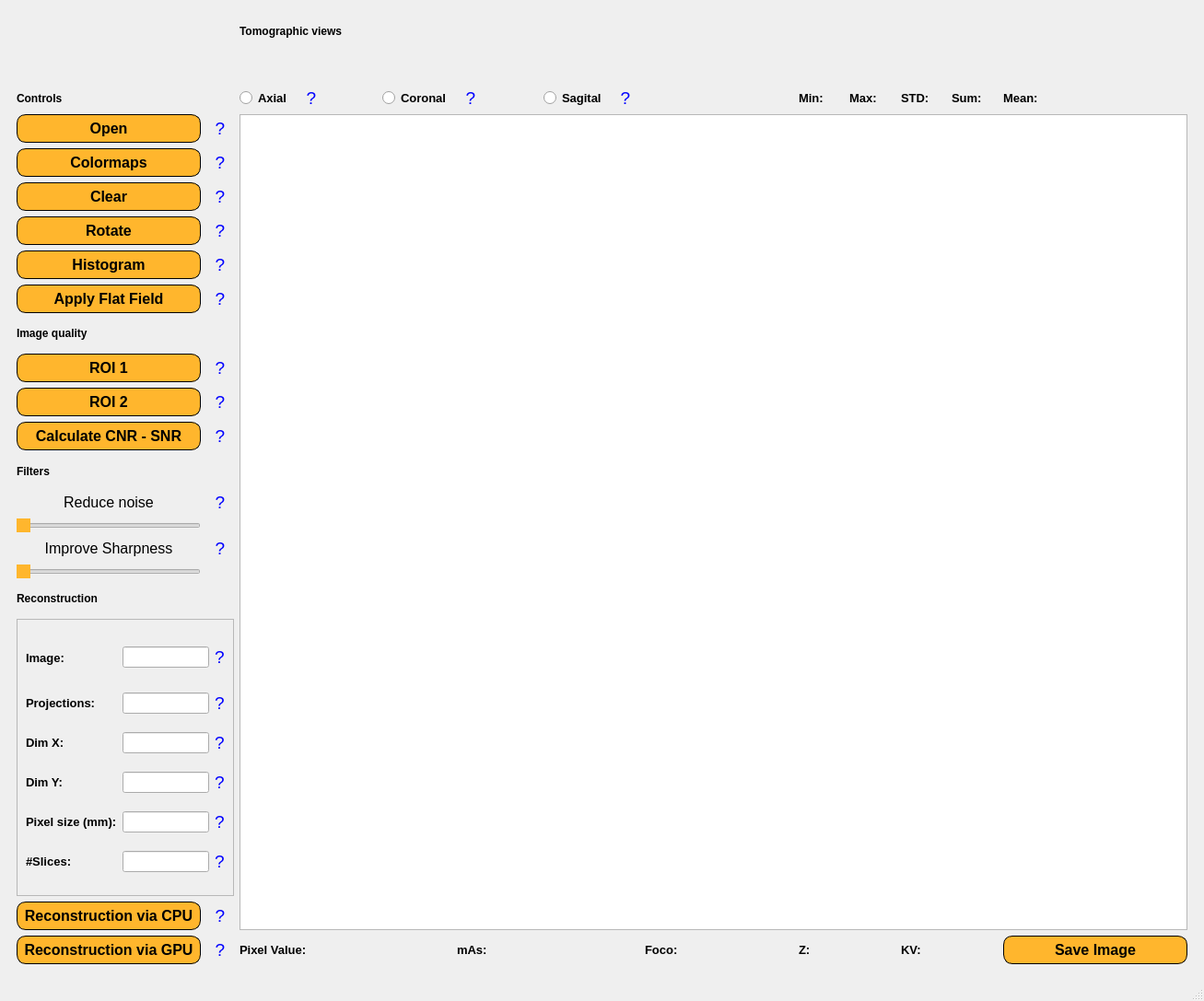
<?xml version="1.0" encoding="UTF-8"?>
<ui version="4.0">
 <class>MainWindow</class>
 <widget class="QMainWindow" name="MainWindow">
  <property name="geometry">
   <rect>
    <x>0</x>
    <y>0</y>
    <width>1307</width>
    <height>1087</height>
   </rect>
  </property>
  <property name="windowTitle">
   <string>CT Industrial Visualizer</string>
  </property>
  <widget class="QWidget" name="centralwidget">
   <layout class="QGridLayout" name="gridLayout">
    <item row="0" column="1">
     <widget class="QScrollArea" name="scrollArea">
      <property name="minimumSize">
       <size>
        <width>0</width>
        <height>31</height>
       </size>
      </property>
      <property name="styleSheet">
       <string notr="true">QScrollArea {
    border: none;
}
</string>
      </property>
      <property name="widgetResizable">
       <bool>true</bool>
      </property>
      <widget class="QWidget" name="scrollAreaWidgetContents">
       <property name="geometry">
        <rect>
         <x>0</x>
         <y>0</y>
         <width>1289</width>
         <height>1028</height>
        </rect>
       </property>
       <property name="styleSheet">
        <string notr="true"/>
       </property>
       <layout class="QGridLayout" name="gridLayout_2">
        <item row="28" column="18" colspan="2">
         <widget class="QPushButton" name="btn_save_image">
          <property name="minimumSize">
           <size>
            <width>200</width>
            <height>31</height>
           </size>
          </property>
          <property name="font">
           <font>
            <family>Segoe UI</family>
            <pointsize>12</pointsize>
            <weight>75</weight>
            <bold>true</bold>
           </font>
          </property>
          <property name="styleSheet">
           <string notr="true">QPushButton {
    background-color: #FFB62D;
    border-radius: 10px;
    border: 1px solid black;
}
 
QPushButton:hover {
    background-color: #FFA500;
}
 
QPushButton:pressed {
    background-color: #FFB62D;
    padding-left: 1px;
    padding-top: 1px;
}</string>
          </property>
          <property name="text">
           <string>Save Image</string>
          </property>
         </widget>
        </item>
        <item row="6" column="0">
         <widget class="QPushButton" name="btn_rot">
          <property name="minimumSize">
           <size>
            <width>0</width>
            <height>31</height>
           </size>
          </property>
          <property name="font">
           <font>
            <family>Segoe UI</family>
            <pointsize>12</pointsize>
            <weight>75</weight>
            <bold>true</bold>
           </font>
          </property>
          <property name="styleSheet">
           <string notr="true">QPushButton {
    background-color: #FFB62D;
    border-radius: 10px;
    border: 1px solid black;
}
 
QPushButton:hover {
    background-color: #FFA500;
}
 
QPushButton:pressed {
    background-color: #FFB62D;
    padding-left: 1px;
    padding-top: 1px;
}</string>
          </property>
          <property name="text">
           <string>Rotate</string>
          </property>
         </widget>
        </item>
        <item row="0" column="3" colspan="8">
         <widget class="QLabel" name="label_6">
          <property name="styleSheet">
           <string notr="true">font: 87 16pt &quot;Segoe UI&quot;;
font-weight: Bold</string>
          </property>
          <property name="text">
           <string>Tomographic views</string>
          </property>
         </widget>
        </item>
        <item row="3" column="3" rowspan="25" colspan="17">
         <widget class="QGraphicsView" name="exp">
          <property name="minimumSize">
           <size>
            <width>0</width>
            <height>23</height>
           </size>
          </property>
         </widget>
        </item>
        <item row="4" column="0">
         <widget class="QPushButton" name="btn_colormap">
          <property name="minimumSize">
           <size>
            <width>0</width>
            <height>31</height>
           </size>
          </property>
          <property name="font">
           <font>
            <family>Segoe UI</family>
            <pointsize>12</pointsize>
            <weight>75</weight>
            <bold>true</bold>
           </font>
          </property>
          <property name="styleSheet">
           <string notr="true">QPushButton {
    background-color: #FFB62D;
    border-radius: 10px;
    border: 1px solid black;
}
 
QPushButton:hover {
    background-color: #FFA500;
}
 
QPushButton:pressed {
    background-color: #FFB62D;
    padding-left: 1px;
    padding-top: 1px;
}</string>
          </property>
          <property name="text">
           <string>Colormaps</string>
          </property>
         </widget>
        </item>
        <item row="5" column="0">
         <widget class="QPushButton" name="btn_clear">
          <property name="minimumSize">
           <size>
            <width>0</width>
            <height>31</height>
           </size>
          </property>
          <property name="font">
           <font>
            <family>Segoe UI</family>
            <pointsize>12</pointsize>
            <weight>75</weight>
            <bold>true</bold>
           </font>
          </property>
          <property name="styleSheet">
           <string notr="true">QPushButton {
    background-color: #FFB62D;
    border-radius: 10px;
    border: 1px solid black;
}
 
QPushButton:hover {
    background-color: #FFA500;
}
 
QPushButton:pressed {
    background-color: #FFB62D;
    padding-left: 1px;
    padding-top: 1px;
}</string>
          </property>
          <property name="text">
           <string>Clear</string>
          </property>
         </widget>
        </item>
        <item row="11" column="0">
         <widget class="QPushButton" name="btn_roi2">
          <property name="minimumSize">
           <size>
            <width>0</width>
            <height>31</height>
           </size>
          </property>
          <property name="font">
           <font>
            <family>Segoe UI</family>
            <pointsize>12</pointsize>
            <weight>75</weight>
            <bold>true</bold>
           </font>
          </property>
          <property name="styleSheet">
           <string notr="true">QPushButton {
    background-color: #FFB62D;
    border-radius: 10px;
    border: 1px solid black;
}
 
QPushButton:hover {
    background-color: #FFA500;
}
 
QPushButton:pressed {
    background-color: #FFB62D;
    padding-left: 1px;
    padding-top: 1px;
}</string>
          </property>
          <property name="text">
           <string>ROI 2</string>
          </property>
         </widget>
        </item>
        <item row="7" column="0">
         <widget class="QPushButton" name="btn_hist">
          <property name="minimumSize">
           <size>
            <width>0</width>
            <height>31</height>
           </size>
          </property>
          <property name="font">
           <font>
            <family>Segoe UI</family>
            <pointsize>12</pointsize>
            <weight>75</weight>
            <bold>true</bold>
           </font>
          </property>
          <property name="styleSheet">
           <string notr="true">QPushButton {
    background-color: #FFB62D;
    border-radius: 10px;
    border: 1px solid black;
}
 
QPushButton:hover {
    background-color: #FFA500;
}
 
QPushButton:pressed {
    background-color: #FFB62D;
    padding-left: 1px;
    padding-top: 1px;
}</string>
          </property>
          <property name="text">
           <string>Histogram</string>
          </property>
         </widget>
        </item>
        <item row="10" column="0">
         <widget class="QPushButton" name="btn_roi1">
          <property name="minimumSize">
           <size>
            <width>0</width>
            <height>31</height>
           </size>
          </property>
          <property name="font">
           <font>
            <family>Segoe UI</family>
            <pointsize>12</pointsize>
            <weight>75</weight>
            <bold>true</bold>
           </font>
          </property>
          <property name="styleSheet">
           <string notr="true">QPushButton {
    background-color: #FFB62D;
    border-radius: 10px;
    border: 1px solid black;
}
 
QPushButton:hover {
    background-color: #FFA500;
}
 
QPushButton:pressed {
    background-color: #FFB62D;
    padding-left: 1px;
    padding-top: 1px;
}</string>
          </property>
          <property name="text">
           <string>ROI 1</string>
          </property>
         </widget>
        </item>
        <item row="15" column="0">
         <widget class="QSlider" name="slider_kernel_gaussian">
          <property name="maximumSize">
           <size>
            <width>200</width>
            <height>16777215</height>
           </size>
          </property>
          <property name="styleSheet">
           <string notr="true">QSlider::handle:horizontal {
    background-color: #FFB62D;

}</string>
          </property>
          <property name="orientation">
           <enum>Qt::Horizontal</enum>
          </property>
          <property name="invertedAppearance">
           <bool>false</bool>
          </property>
         </widget>
        </item>
        <item row="16" column="0">
         <widget class="QLabel" name="slider_sharp_name">
          <property name="minimumSize">
           <size>
            <width>0</width>
            <height>0</height>
           </size>
          </property>
          <property name="font">
           <font>
            <family>Segoe UI</family>
            <pointsize>12</pointsize>
            <weight>9</weight>
            <italic>false</italic>
            <bold>false</bold>
           </font>
          </property>
          <property name="layoutDirection">
           <enum>Qt::LeftToRight</enum>
          </property>
          <property name="styleSheet">
           <string notr="true">font: 75 12pt &quot;Segoe UI&quot;;
</string>
          </property>
          <property name="text">
           <string>Improve Sharpness</string>
          </property>
          <property name="alignment">
           <set>Qt::AlignCenter</set>
          </property>
          <property name="wordWrap">
           <bool>false</bool>
          </property>
         </widget>
        </item>
        <item row="17" column="0" colspan="2">
         <widget class="QSlider" name="slider_kernel_sharp">
          <property name="maximumSize">
           <size>
            <width>200</width>
            <height>16777215</height>
           </size>
          </property>
          <property name="styleSheet">
           <string notr="true">QSlider::handle:horizontal {
    background-color: #FFB62D;

}</string>
          </property>
          <property name="orientation">
           <enum>Qt::Horizontal</enum>
          </property>
          <property name="invertedAppearance">
           <bool>false</bool>
          </property>
         </widget>
        </item>
        <item row="18" column="0">
         <widget class="QLabel" name="label_2">
          <property name="styleSheet">
           <string notr="true">font: 87 16pt &quot;Segoe UI&quot;;
font-weight: Bold</string>
          </property>
          <property name="text">
           <string>Reconstruction</string>
          </property>
         </widget>
        </item>
        <item row="12" column="0">
         <widget class="QPushButton" name="btn_iq">
          <property name="minimumSize">
           <size>
            <width>0</width>
            <height>31</height>
           </size>
          </property>
          <property name="font">
           <font>
            <family>Segoe UI</family>
            <pointsize>12</pointsize>
            <weight>75</weight>
            <bold>true</bold>
           </font>
          </property>
          <property name="styleSheet">
           <string notr="true">QPushButton {
    background-color: #FFB62D;
    border-radius: 10px;
    border: 1px solid black;
}
 
QPushButton:hover {
    background-color: #FFA500;
}
 
QPushButton:pressed {
    background-color: #FFB62D;
    padding-left: 1px;
    padding-top: 1px;
}</string>
          </property>
          <property name="text">
           <string>Calculate CNR - SNR</string>
          </property>
         </widget>
        </item>
        <item row="8" column="0">
         <widget class="QPushButton" name="btn_flat">
          <property name="minimumSize">
           <size>
            <width>0</width>
            <height>31</height>
           </size>
          </property>
          <property name="font">
           <font>
            <family>Segoe UI</family>
            <pointsize>12</pointsize>
            <weight>75</weight>
            <bold>true</bold>
           </font>
          </property>
          <property name="styleSheet">
           <string notr="true">QPushButton {
    background-color: #FFB62D;
    border-radius: 10px;
    border: 1px solid black;
}
 
QPushButton:hover {
    background-color: #FFA500;
}
 
QPushButton:pressed {
    background-color: #FFB62D;
    padding-left: 1px;
    padding-top: 1px;
}</string>
          </property>
          <property name="text">
           <string>Apply Flat Field</string>
          </property>
         </widget>
        </item>
        <item row="9" column="0" colspan="2">
         <widget class="QLabel" name="label_4">
          <property name="styleSheet">
           <string notr="true">font: 87 16pt &quot;Segoe UI&quot;;
font-weight: Bold</string>
          </property>
          <property name="text">
           <string>Image quality</string>
          </property>
         </widget>
        </item>
        <item row="13" column="0">
         <widget class="QLabel" name="label_3">
          <property name="styleSheet">
           <string notr="true">font: 87 16pt &quot;Segoe UI&quot;;
font-weight: Bold</string>
          </property>
          <property name="text">
           <string>Filters</string>
          </property>
         </widget>
        </item>
        <item row="14" column="0">
         <widget class="QLabel" name="slider_sharp_name_2">
          <property name="minimumSize">
           <size>
            <width>0</width>
            <height>0</height>
           </size>
          </property>
          <property name="font">
           <font>
            <family>Segoe UI</family>
            <pointsize>12</pointsize>
            <weight>9</weight>
            <italic>false</italic>
            <bold>false</bold>
           </font>
          </property>
          <property name="layoutDirection">
           <enum>Qt::LeftToRight</enum>
          </property>
          <property name="styleSheet">
           <string notr="true">font: 75 12pt &quot;Segoe UI&quot;;
</string>
          </property>
          <property name="text">
           <string>Reduce noise</string>
          </property>
          <property name="alignment">
           <set>Qt::AlignCenter</set>
          </property>
          <property name="wordWrap">
           <bool>false</bool>
          </property>
         </widget>
        </item>
        <item row="27" column="0">
         <widget class="QPushButton" name="btn_rec_cpu">
          <property name="minimumSize">
           <size>
            <width>0</width>
            <height>31</height>
           </size>
          </property>
          <property name="font">
           <font>
            <family>Segoe UI</family>
            <pointsize>12</pointsize>
            <weight>75</weight>
            <bold>true</bold>
           </font>
          </property>
          <property name="styleSheet">
           <string notr="true">QPushButton {
    background-color: #FFB62D;
    border-radius: 10px;
    border: 1px solid black;
}
 
QPushButton:hover {
    background-color: #FFA500;
}
 
QPushButton:pressed {
    background-color: #FFB62D;
    padding-left: 1px;
    padding-top: 1px;
}</string>
          </property>
          <property name="text">
           <string>Reconstruction via CPU</string>
          </property>
         </widget>
        </item>
        <item row="28" column="0">
         <widget class="QPushButton" name="btn_rec_gpu">
          <property name="minimumSize">
           <size>
            <width>0</width>
            <height>31</height>
           </size>
          </property>
          <property name="font">
           <font>
            <family>Segoe UI</family>
            <pointsize>12</pointsize>
            <weight>75</weight>
            <bold>true</bold>
           </font>
          </property>
          <property name="styleSheet">
           <string notr="true">QPushButton {
    background-color: #FFB62D;
    border-radius: 10px;
    border: 1px solid black;
}
 
QPushButton:hover {
    background-color: #FFA500;
}
 
QPushButton:pressed {
    background-color: #FFB62D;
    padding-left: 1px;
    padding-top: 1px;
}</string>
          </property>
          <property name="text">
           <string>Reconstruction via GPU</string>
          </property>
         </widget>
        </item>
        <item row="28" column="3" colspan="4">
         <widget class="QLabel" name="label_value">
          <property name="font">
           <font>
            <family>Segoe UI</family>
            <pointsize>10</pointsize>
            <weight>75</weight>
            <bold>true</bold>
           </font>
          </property>
          <property name="text">
           <string>Pixel Value:</string>
          </property>
         </widget>
        </item>
        <item row="28" column="11">
         <widget class="QLabel" name="label_foco">
          <property name="font">
           <font>
            <family>Segoe UI</family>
            <pointsize>10</pointsize>
            <weight>75</weight>
            <bold>true</bold>
           </font>
          </property>
          <property name="text">
           <string>Foco:</string>
          </property>
         </widget>
        </item>
        <item row="2" column="18">
         <widget class="QLabel" name="label_mean">
          <property name="font">
           <font>
            <family>Segoe UI</family>
            <pointsize>10</pointsize>
            <weight>75</weight>
            <bold>true</bold>
           </font>
          </property>
          <property name="text">
           <string>Mean:</string>
          </property>
         </widget>
        </item>
        <item row="28" column="7">
         <widget class="QLabel" name="label_mAs">
          <property name="font">
           <font>
            <family>Segoe UI</family>
            <pointsize>10</pointsize>
            <weight>75</weight>
            <bold>true</bold>
           </font>
          </property>
          <property name="text">
           <string>mAs:</string>
          </property>
         </widget>
        </item>
        <item row="2" column="16">
         <widget class="QLabel" name="label_std">
          <property name="font">
           <font>
            <family>Segoe UI</family>
            <pointsize>10</pointsize>
            <weight>75</weight>
            <bold>true</bold>
           </font>
          </property>
          <property name="text">
           <string>STD:</string>
          </property>
         </widget>
        </item>
        <item row="2" column="3">
         <widget class="QRadioButton" name="radio_axial">
          <property name="font">
           <font>
            <family>Segoe UI</family>
            <pointsize>10</pointsize>
            <weight>75</weight>
            <bold>true</bold>
           </font>
          </property>
          <property name="text">
           <string>Axial</string>
          </property>
         </widget>
        </item>
        <item row="2" column="17">
         <widget class="QLabel" name="label_sum">
          <property name="font">
           <font>
            <family>Segoe UI</family>
            <pointsize>10</pointsize>
            <weight>75</weight>
            <bold>true</bold>
           </font>
          </property>
          <property name="text">
           <string>Sum:</string>
          </property>
         </widget>
        </item>
        <item row="2" column="4">
         <widget class="QPushButton" name="discr_axial">
          <property name="maximumSize">
           <size>
            <width>30</width>
            <height>16777215</height>
           </size>
          </property>
          <property name="font">
           <font>
            <family>Segoe UI</family>
            <pointsize>14</pointsize>
            <weight>50</weight>
            <bold>false</bold>
           </font>
          </property>
          <property name="styleSheet">
           <string notr="true">QPushButton {
    border: none; /* Remove a borda */
    background-color: transparent; /* Fundo transparente */
    color: blue; /* Cor do texto em azul */
}
</string>
          </property>
          <property name="text">
           <string>?</string>
          </property>
         </widget>
        </item>
        <item row="2" column="6">
         <widget class="QRadioButton" name="radio_coronal">
          <property name="font">
           <font>
            <family>Segoe UI</family>
            <pointsize>10</pointsize>
            <weight>75</weight>
            <bold>true</bold>
           </font>
          </property>
          <property name="text">
           <string>Coronal</string>
          </property>
         </widget>
        </item>
        <item row="2" column="15">
         <widget class="QLabel" name="label_max">
          <property name="font">
           <font>
            <family>Segoe UI</family>
            <pointsize>10</pointsize>
            <weight>75</weight>
            <bold>true</bold>
           </font>
          </property>
          <property name="text">
           <string>Max:</string>
          </property>
         </widget>
        </item>
        <item row="2" column="14">
         <widget class="QLabel" name="label_min">
          <property name="font">
           <font>
            <family>Segoe UI</family>
            <pointsize>10</pointsize>
            <weight>75</weight>
            <bold>true</bold>
           </font>
          </property>
          <property name="text">
           <string>Min:</string>
          </property>
         </widget>
        </item>
        <item row="12" column="1">
         <widget class="QPushButton" name="discr_cnr_snr">
          <property name="font">
           <font>
            <family>Segoe UI</family>
            <pointsize>14</pointsize>
            <weight>50</weight>
            <bold>false</bold>
           </font>
          </property>
          <property name="styleSheet">
           <string notr="true">QPushButton {
    border: none; /* Remove a borda */
    background-color: transparent; /* Fundo transparente */
    color: blue; /* Cor do texto em azul */
}
</string>
          </property>
          <property name="text">
           <string>?</string>
          </property>
         </widget>
        </item>
        <item row="8" column="1">
         <widget class="QPushButton" name="discr_flatfield">
          <property name="font">
           <font>
            <family>Segoe UI</family>
            <pointsize>14</pointsize>
            <weight>50</weight>
            <bold>false</bold>
           </font>
          </property>
          <property name="styleSheet">
           <string notr="true">QPushButton {
    border: none; /* Remove a borda */
    background-color: transparent; /* Fundo transparente */
    color: blue; /* Cor do texto em azul */
}
</string>
          </property>
          <property name="text">
           <string>?</string>
          </property>
         </widget>
        </item>
        <item row="11" column="1">
         <widget class="QPushButton" name="discr_roi2">
          <property name="font">
           <font>
            <family>Segoe UI</family>
            <pointsize>14</pointsize>
            <weight>50</weight>
            <bold>false</bold>
           </font>
          </property>
          <property name="styleSheet">
           <string notr="true">QPushButton {
    border: none; /* Remove a borda */
    background-color: transparent; /* Fundo transparente */
    color: blue; /* Cor do texto em azul */
}
</string>
          </property>
          <property name="text">
           <string>?</string>
          </property>
         </widget>
        </item>
        <item row="10" column="1">
         <widget class="QPushButton" name="discr_roi1">
          <property name="font">
           <font>
            <family>Segoe UI</family>
            <pointsize>14</pointsize>
            <weight>50</weight>
            <bold>false</bold>
           </font>
          </property>
          <property name="styleSheet">
           <string notr="true">QPushButton {
    border: none; /* Remove a borda */
    background-color: transparent; /* Fundo transparente */
    color: blue; /* Cor do texto em azul */
}
</string>
          </property>
          <property name="text">
           <string>?</string>
          </property>
         </widget>
        </item>
        <item row="7" column="1">
         <widget class="QPushButton" name="discr_histagram">
          <property name="font">
           <font>
            <family>Segoe UI</family>
            <pointsize>14</pointsize>
            <weight>50</weight>
            <bold>false</bold>
           </font>
          </property>
          <property name="styleSheet">
           <string notr="true">QPushButton {
    border: none; /* Remove a borda */
    background-color: transparent; /* Fundo transparente */
    color: blue; /* Cor do texto em azul */
}
</string>
          </property>
          <property name="text">
           <string>?</string>
          </property>
         </widget>
        </item>
        <item row="4" column="1">
         <widget class="QPushButton" name="discr_colormaps_3">
          <property name="font">
           <font>
            <family>Segoe UI</family>
            <pointsize>14</pointsize>
            <weight>50</weight>
            <bold>false</bold>
           </font>
          </property>
          <property name="styleSheet">
           <string notr="true">QPushButton {
    border: none; /* Remove a borda */
    background-color: transparent; /* Fundo transparente */
    color: blue; /* Cor do texto em azul */
}
</string>
          </property>
          <property name="text">
           <string>?</string>
          </property>
         </widget>
        </item>
        <item row="6" column="1">
         <widget class="QPushButton" name="discr_rotate">
          <property name="font">
           <font>
            <family>Segoe UI</family>
            <pointsize>14</pointsize>
            <weight>50</weight>
            <bold>false</bold>
           </font>
          </property>
          <property name="styleSheet">
           <string notr="true">QPushButton {
    border: none; /* Remove a borda */
    background-color: transparent; /* Fundo transparente */
    color: blue; /* Cor do texto em azul */
}
</string>
          </property>
          <property name="text">
           <string>?</string>
          </property>
         </widget>
        </item>
        <item row="5" column="1">
         <widget class="QPushButton" name="discr_colormaps">
          <property name="font">
           <font>
            <family>Segoe UI</family>
            <pointsize>14</pointsize>
            <weight>50</weight>
            <bold>false</bold>
           </font>
          </property>
          <property name="styleSheet">
           <string notr="true">QPushButton {
    border: none; /* Remove a borda */
    background-color: transparent; /* Fundo transparente */
    color: blue; /* Cor do texto em azul */
}
</string>
          </property>
          <property name="text">
           <string>?</string>
          </property>
         </widget>
        </item>
        <item row="19" column="0" rowspan="8" colspan="2">
         <widget class="QFrame" name="recontruction_frame">
          <property name="minimumSize">
           <size>
            <width>0</width>
            <height>250</height>
           </size>
          </property>
          <property name="frameShape">
           <enum>QFrame::StyledPanel</enum>
          </property>
          <property name="frameShadow">
           <enum>QFrame::Raised</enum>
          </property>
          <layout class="QGridLayout" name="gridLayout_3">
           <item row="3" column="3">
            <widget class="QPushButton" name="discr_image_id">
             <property name="font">
              <font>
               <family>Segoe UI</family>
               <pointsize>14</pointsize>
               <weight>50</weight>
               <bold>false</bold>
              </font>
             </property>
             <property name="styleSheet">
              <string notr="true">QPushButton {
    border: none; /* Remove a borda */
    background-color: transparent; /* Fundo transparente */
    color: blue; /* Cor do texto em azul */
}
</string>
             </property>
             <property name="text">
              <string>?</string>
             </property>
            </widget>
           </item>
           <item row="5" column="3">
            <widget class="QPushButton" name="discr_dimx">
             <property name="font">
              <font>
               <family>Segoe UI</family>
               <pointsize>14</pointsize>
               <weight>50</weight>
               <bold>false</bold>
              </font>
             </property>
             <property name="styleSheet">
              <string notr="true">QPushButton {
    border: none; /* Remove a borda */
    background-color: transparent; /* Fundo transparente */
    color: blue; /* Cor do texto em azul */
}
</string>
             </property>
             <property name="text">
              <string>?</string>
             </property>
            </widget>
           </item>
           <item row="0" column="1">
            <widget class="QLineEdit" name="line_image_id">
             <property name="maximumSize">
              <size>
               <width>150</width>
               <height>23</height>
              </size>
             </property>
            </widget>
           </item>
           <item row="4" column="3">
            <widget class="QPushButton" name="discr_proj">
             <property name="font">
              <font>
               <family>Segoe UI</family>
               <pointsize>14</pointsize>
               <weight>50</weight>
               <bold>false</bold>
              </font>
             </property>
             <property name="styleSheet">
              <string notr="true">QPushButton {
    border: none; /* Remove a borda */
    background-color: transparent; /* Fundo transparente */
    color: blue; /* Cor do texto em azul */
}
</string>
             </property>
             <property name="text">
              <string>?</string>
             </property>
            </widget>
           </item>
           <item row="1" column="3">
            <widget class="QPushButton" name="discr_slices">
             <property name="font">
              <font>
               <family>Segoe UI</family>
               <pointsize>14</pointsize>
               <weight>50</weight>
               <bold>false</bold>
              </font>
             </property>
             <property name="styleSheet">
              <string notr="true">QPushButton {
    border: none; /* Remove a borda */
    background-color: transparent; /* Fundo transparente */
    color: blue; /* Cor do texto em azul */
}
</string>
             </property>
             <property name="text">
              <string>?</string>
             </property>
            </widget>
           </item>
           <item row="6" column="3">
            <widget class="QPushButton" name="discr_dimy">
             <property name="font">
              <font>
               <family>Segoe UI</family>
               <pointsize>14</pointsize>
               <weight>50</weight>
               <bold>false</bold>
              </font>
             </property>
             <property name="styleSheet">
              <string notr="true">QPushButton {
    border: none; /* Remove a borda */
    background-color: transparent; /* Fundo transparente */
    color: blue; /* Cor do texto em azul */
}
</string>
             </property>
             <property name="text">
              <string>?</string>
             </property>
            </widget>
           </item>
           <item row="0" column="3">
            <widget class="QPushButton" name="discr_pixelsize">
             <property name="font">
              <font>
               <family>Segoe UI</family>
               <pointsize>14</pointsize>
               <weight>50</weight>
               <bold>false</bold>
              </font>
             </property>
             <property name="styleSheet">
              <string notr="true">QPushButton {
    border: none; /* Remove a borda */
    background-color: transparent; /* Fundo transparente */
    color: blue; /* Cor do texto em azul */
}
</string>
             </property>
             <property name="text">
              <string>?</string>
             </property>
            </widget>
           </item>
           <item row="1" column="1">
            <widget class="QLineEdit" name="line_proj">
             <property name="maximumSize">
              <size>
               <width>150</width>
               <height>23</height>
              </size>
             </property>
            </widget>
           </item>
           <item row="4" column="1">
            <widget class="QLineEdit" name="line_dim_y">
             <property name="minimumSize">
              <size>
               <width>0</width>
               <height>23</height>
              </size>
             </property>
             <property name="maximumSize">
              <size>
               <width>150</width>
               <height>16777215</height>
              </size>
             </property>
            </widget>
           </item>
           <item row="3" column="1">
            <widget class="QLineEdit" name="line_dim_x">
             <property name="minimumSize">
              <size>
               <width>0</width>
               <height>23</height>
              </size>
             </property>
             <property name="maximumSize">
              <size>
               <width>150</width>
               <height>16777215</height>
              </size>
             </property>
            </widget>
           </item>
           <item row="4" column="0">
            <widget class="QLabel" name="label_9">
             <property name="minimumSize">
              <size>
               <width>80</width>
               <height>0</height>
              </size>
             </property>
             <property name="font">
              <font>
               <family>Segoe UI</family>
               <pointsize>10</pointsize>
               <weight>75</weight>
               <bold>true</bold>
              </font>
             </property>
             <property name="text">
              <string>Dim Y:</string>
             </property>
            </widget>
           </item>
           <item row="5" column="1">
            <widget class="QLineEdit" name="line_pixel">
             <property name="minimumSize">
              <size>
               <width>0</width>
               <height>23</height>
              </size>
             </property>
             <property name="maximumSize">
              <size>
               <width>150</width>
               <height>16777215</height>
              </size>
             </property>
            </widget>
           </item>
           <item row="6" column="1">
            <widget class="QLineEdit" name="line_slices">
             <property name="minimumSize">
              <size>
               <width>0</width>
               <height>23</height>
              </size>
             </property>
             <property name="maximumSize">
              <size>
               <width>150</width>
               <height>16777215</height>
              </size>
             </property>
            </widget>
           </item>
           <item row="3" column="0">
            <widget class="QLabel" name="label_8">
             <property name="font">
              <font>
               <family>Segoe UI</family>
               <pointsize>10</pointsize>
               <weight>75</weight>
               <bold>true</bold>
              </font>
             </property>
             <property name="text">
              <string>Dim X:</string>
             </property>
            </widget>
           </item>
           <item row="6" column="0">
            <widget class="QLabel" name="label_11">
             <property name="font">
              <font>
               <family>Segoe UI</family>
               <pointsize>10</pointsize>
               <weight>75</weight>
               <bold>true</bold>
              </font>
             </property>
             <property name="text">
              <string>#Slices:</string>
             </property>
            </widget>
           </item>
           <item row="5" column="0">
            <widget class="QLabel" name="label_10">
             <property name="font">
              <font>
               <family>Segoe UI</family>
               <pointsize>10</pointsize>
               <weight>75</weight>
               <bold>true</bold>
              </font>
             </property>
             <property name="text">
              <string>Pixel size (mm):</string>
             </property>
            </widget>
           </item>
           <item row="0" column="0">
            <widget class="QLabel" name="label_image_id">
             <property name="minimumSize">
              <size>
               <width>0</width>
               <height>36</height>
              </size>
             </property>
             <property name="maximumSize">
              <size>
               <width>50</width>
               <height>36</height>
              </size>
             </property>
             <property name="font">
              <font>
               <family>Segoe UI</family>
               <pointsize>10</pointsize>
               <weight>75</weight>
               <bold>true</bold>
              </font>
             </property>
             <property name="text">
              <string>Image:</string>
             </property>
            </widget>
           </item>
           <item row="1" column="0">
            <widget class="QLabel" name="label_7">
             <property name="font">
              <font>
               <family>Segoe UI</family>
               <pointsize>10</pointsize>
               <weight>75</weight>
               <bold>true</bold>
              </font>
             </property>
             <property name="text">
              <string>Projections:</string>
             </property>
            </widget>
           </item>
          </layout>
         </widget>
        </item>
        <item row="14" column="1">
         <widget class="QPushButton" name="discr_cnoise">
          <property name="maximumSize">
           <size>
            <width>30</width>
            <height>16777215</height>
           </size>
          </property>
          <property name="font">
           <font>
            <family>Segoe UI</family>
            <pointsize>14</pointsize>
            <weight>50</weight>
            <bold>false</bold>
           </font>
          </property>
          <property name="styleSheet">
           <string notr="true">QPushButton {
    border: none; /* Remove a borda */
    background-color: transparent; /* Fundo transparente */
    color: blue; /* Cor do texto em azul */
}
</string>
          </property>
          <property name="text">
           <string>?</string>
          </property>
         </widget>
        </item>
        <item row="0" column="0" rowspan="2" colspan="2">
         <widget class="QLabel" name="label">
          <property name="text">
           <string>&lt;html&gt;&lt;head/&gt;&lt;body&gt;&lt;p align=&quot;center&quot;&gt;&lt;img src=&quot;:/Logo/QT designer assets/logo-ibti SVG.png&quot;/&gt;&lt;/p&gt;&lt;/body&gt;&lt;/html&gt;</string>
          </property>
         </widget>
        </item>
        <item row="3" column="1">
         <widget class="QPushButton" name="discr_colormaps_2">
          <property name="font">
           <font>
            <family>Segoe UI</family>
            <pointsize>14</pointsize>
            <weight>50</weight>
            <bold>false</bold>
           </font>
          </property>
          <property name="styleSheet">
           <string notr="true">QPushButton {
    border: none; /* Remove a borda */
    background-color: transparent; /* Fundo transparente */
    color: blue; /* Cor do texto em azul */
}
</string>
          </property>
          <property name="text">
           <string>?</string>
          </property>
         </widget>
        </item>
        <item row="3" column="0">
         <widget class="QPushButton" name="btn_open">
          <property name="minimumSize">
           <size>
            <width>0</width>
            <height>31</height>
           </size>
          </property>
          <property name="font">
           <font>
            <family>Segoe UI</family>
            <pointsize>12</pointsize>
            <weight>75</weight>
            <bold>true</bold>
           </font>
          </property>
          <property name="styleSheet">
           <string notr="true">QPushButton {
    background-color: #FFB62D;
    border-radius: 10px;
    border: 1px solid black;
}
 
QPushButton:hover {
    background-color: #FFA500;
}
 
QPushButton:pressed {
    background-color: #FFB62D;
    padding-left: 1px;
    padding-top: 1px;
}</string>
          </property>
          <property name="text">
           <string>Open</string>
          </property>
         </widget>
        </item>
        <item row="2" column="0">
         <widget class="QLabel" name="label_5">
          <property name="styleSheet">
           <string notr="true">font: 87 16pt &quot;Segoe UI&quot;;
font-weight: Bold</string>
          </property>
          <property name="text">
           <string>Controls</string>
          </property>
         </widget>
        </item>
        <item row="27" column="1">
         <widget class="QPushButton" name="discr_recon_cpu">
          <property name="font">
           <font>
            <family>Segoe UI</family>
            <pointsize>14</pointsize>
            <weight>50</weight>
            <bold>false</bold>
           </font>
          </property>
          <property name="styleSheet">
           <string notr="true">QPushButton {
    border: none; /* Remove a borda */
    background-color: transparent; /* Fundo transparente */
    color: blue; /* Cor do texto em azul */
}
</string>
          </property>
          <property name="text">
           <string>?</string>
          </property>
         </widget>
        </item>
        <item row="16" column="1">
         <widget class="QPushButton" name="discr_sharpness">
          <property name="font">
           <font>
            <family>Segoe UI</family>
            <pointsize>14</pointsize>
            <weight>50</weight>
            <bold>false</bold>
           </font>
          </property>
          <property name="styleSheet">
           <string notr="true">QPushButton {
    border: none; /* Remove a borda */
    background-color: transparent; /* Fundo transparente */
    color: blue; /* Cor do texto em azul */
}
</string>
          </property>
          <property name="text">
           <string>?</string>
          </property>
         </widget>
        </item>
        <item row="28" column="1">
         <widget class="QPushButton" name="discr_recon_gpu">
          <property name="font">
           <font>
            <family>Segoe UI</family>
            <pointsize>14</pointsize>
            <weight>50</weight>
            <bold>false</bold>
           </font>
          </property>
          <property name="styleSheet">
           <string notr="true">QPushButton {
    border: none; /* Remove a borda */
    background-color: transparent; /* Fundo transparente */
    color: blue; /* Cor do texto em azul */
}
</string>
          </property>
          <property name="text">
           <string>?</string>
          </property>
         </widget>
        </item>
        <item row="2" column="7">
         <widget class="QPushButton" name="discr_coronal">
          <property name="maximumSize">
           <size>
            <width>30</width>
            <height>16777215</height>
           </size>
          </property>
          <property name="font">
           <font>
            <family>Segoe UI</family>
            <pointsize>14</pointsize>
            <weight>50</weight>
            <bold>false</bold>
           </font>
          </property>
          <property name="styleSheet">
           <string notr="true">QPushButton {
    border: none; /* Remove a borda */
    background-color: transparent; /* Fundo transparente */
    color: blue; /* Cor do texto em azul */
}
</string>
          </property>
          <property name="text">
           <string>?</string>
          </property>
         </widget>
        </item>
        <item row="2" column="10">
         <widget class="QPushButton" name="discr_sagital">
          <property name="maximumSize">
           <size>
            <width>30</width>
            <height>16777215</height>
           </size>
          </property>
          <property name="font">
           <font>
            <family>Segoe UI</family>
            <pointsize>14</pointsize>
            <weight>50</weight>
            <bold>false</bold>
           </font>
          </property>
          <property name="styleSheet">
           <string notr="true">QPushButton {
    border: none; /* Remove a borda */
    background-color: transparent; /* Fundo transparente */
    color: blue; /* Cor do texto em azul */
}
</string>
          </property>
          <property name="text">
           <string>?</string>
          </property>
         </widget>
        </item>
        <item row="2" column="9">
         <widget class="QRadioButton" name="radio_sagital">
          <property name="font">
           <font>
            <family>Segoe UI</family>
            <pointsize>10</pointsize>
            <weight>75</weight>
            <bold>true</bold>
           </font>
          </property>
          <property name="text">
           <string>Sagital</string>
          </property>
         </widget>
        </item>
        <item row="28" column="16" colspan="2">
         <widget class="QLabel" name="label_kV">
          <property name="font">
           <font>
            <family>Segoe UI</family>
            <pointsize>10</pointsize>
            <weight>75</weight>
            <bold>true</bold>
           </font>
          </property>
          <property name="text">
           <string>KV:</string>
          </property>
         </widget>
        </item>
        <item row="28" column="14">
         <widget class="QLabel" name="label_Z">
          <property name="font">
           <font>
            <family>Segoe UI</family>
            <pointsize>10</pointsize>
            <weight>75</weight>
            <bold>true</bold>
           </font>
          </property>
          <property name="text">
           <string>Z:</string>
          </property>
         </widget>
        </item>
       </layout>
      </widget>
     </widget>
    </item>
   </layout>
  </widget>
  <widget class="QMenuBar" name="menubar">
   <property name="geometry">
    <rect>
     <x>0</x>
     <y>0</y>
     <width>1307</width>
     <height>21</height>
    </rect>
   </property>
  </widget>
  <widget class="QStatusBar" name="statusbar"/>
 </widget>
 <resources/>
 <connections/>
</ui>
